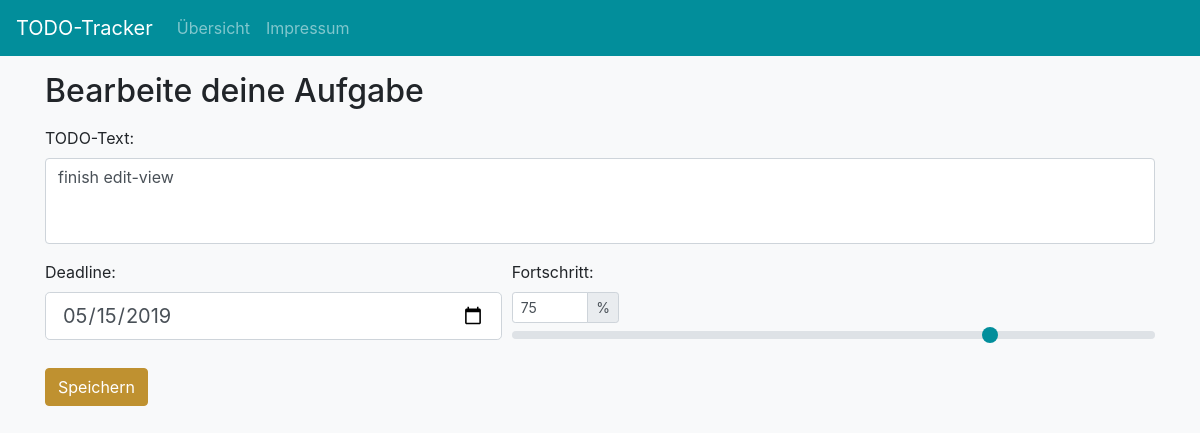
The app's page /edit-todo/1 with its own data.
### todo/models.py (models this page shows)
class Task(models.Model):
    task_text = models.CharField(max_length=160)
    deadline = models.DateField('deadline')
    progress = models.FloatField('progress')
    pub_date = models.DateTimeField('date published')

### todo/views.py (the view, shortened to what this page needs)
# urls.py: path('edit-todo/<int:todo_id>', views.edit_todo, name='edit-todo'),
def edit_todo(request, todo_id):
    task = get_object_or_404(Task, pk=todo_id)
    form = TodoForm(initial={'text': task.task_text, 'percent': task.progress, 'date': task.deadline})
    return render(request, 'todo/edit-todo.html', {'form': form})

### todo/forms/TodoForm.py
class TodoForm(forms.Form):
    text = forms.CharField(label='Task text', max_length=160, widget=forms.Textarea)
    percent = forms.FloatField(label='percent', max_value=100, min_value=0)
    date = forms.DateField()

### todo/templates/todo/edit-todo.html
{% extends "todo/todo-form.html" %}
{% block formTitle %}Bearbeite deine Aufgabe{% endblock %}

### todo/templates/todo/todo-form.html (shortened to what this page needs)
{% extends "base.html" %}
{% block main %}
<main class="mt-3">
    <div class="container">
        <h2 class="mb-3">{% block formTitle %}{% endblock %}</h2>
        <form method="post">
            <div class="form-group">
                <label for="todoText">TODO-Text:</label>
                <textarea class="form-control {% if form.text.errors %}is-invalid{%  endif %}" id="todoText" rows="3" maxlength="160" placeholder="Your TODO-Text here" name="text">{% if form.text.value %}{{ form.text.value }}{% endif %}</textarea>
            </div>
            <div class="form-row">
                <div class="form-group col-md-5 fieldWrapper">
                    <label for="datePicker">Deadline:</label>
                    <input type="date" class="form-control-lg form-control {% if form.date.errors %}is-invalid{%  endif %}" id="datePicker" name="date" {% if form.date.value %}value="{{ form.date.value | date:"Y-m-d" }}"{% endif %} >
                </div>
                <div class="form-group col-md-7">
                        <label for="percentReady">Fortschritt: </label>
                        <div class="input-group input-group-sm col-md-3 col-lg-2 p-0">
                            <input type="number" id="rangeValue" name="percent" class="form-control" min="0" max="100" step="0.5" maxlength="4" >
                            <div class="input-group-append">
                                <span class="input-group-text">%</span>
                            </div>
                        </div>
                    <input type="range" class="custom-range {% if form.percent.errors %}is-invalid{%  endif %}" min="0" max="100" step="0.5" id="percentReady" {% if form.percent.value %}value="{{ form.percent.value }}" {% else %} value="50" {% endif %} aria-label="rangeValue" aria-describedby="rangeValue">
                </div>
            </div>
            <button type="submit" class="btn btn-custom-primary">Speichern</button>
        </form>
    </div>
</main>
{% endblock %}

### todo/static/todo/css/global.css (style rules this page uses)
#todoText { resize: none; }
.btn-custom-primary { color: #fff; background-color: #BF9130 !important; border-color: #BF9130; }

### records on screen
Task: text "finish edit-view", date "05/15/2019", percent.value "75"
